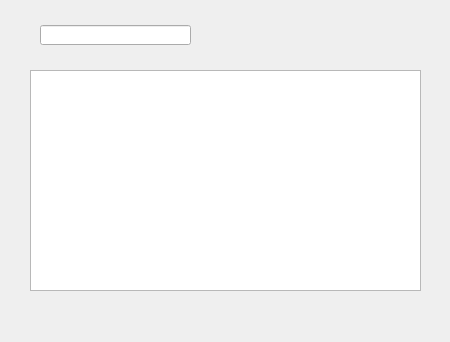
<?xml version="1.0" encoding="UTF-8"?>
<ui version="4.0">
 <class>dicwinClass</class>
 <widget class="QMainWindow" name="dicwinClass">
  <property name="geometry">
   <rect>
    <x>0</x>
    <y>0</y>
    <width>450</width>
    <height>342</height>
   </rect>
  </property>
  <property name="font">
   <font>
    <family>Courier</family>
   </font>
  </property>
  <property name="windowTitle">
   <string>dicwin</string>
  </property>
  <widget class="QWidget" name="centralWidget">
   <widget class="QLineEdit" name="lineEdit">
    <property name="geometry">
     <rect>
      <x>40</x>
      <y>25</y>
      <width>151</width>
      <height>20</height>
     </rect>
    </property>
    <property name="font">
     <font>
      <pointsize>10</pointsize>
      <weight>75</weight>
      <bold>true</bold>
     </font>
    </property>
    <property name="mouseTracking">
     <bool>true</bool>
    </property>
    <property name="focusPolicy">
     <enum>Qt::WheelFocus</enum>
    </property>
    <property name="styleSheet">
     <string notr="true">color: rgb(255, 252, 213);</string>
    </property>
    <property name="text">
     <string/>
    </property>
    <property name="alignment">
     <set>Qt::AlignRight|Qt::AlignTrailing|Qt::AlignVCenter</set>
    </property>
   </widget>
   <widget class="QTextEdit" name="textEdit">
    <property name="geometry">
     <rect>
      <x>30</x>
      <y>70</y>
      <width>391</width>
      <height>221</height>
     </rect>
    </property>
    <property name="font">
     <font>
      <pointsize>10</pointsize>
     </font>
    </property>
    <property name="focusPolicy">
     <enum>Qt::NoFocus</enum>
    </property>
    <property name="verticalScrollBarPolicy">
     <enum>Qt::ScrollBarAlwaysOff</enum>
    </property>
    <property name="horizontalScrollBarPolicy">
     <enum>Qt::ScrollBarAlwaysOff</enum>
    </property>
    <property name="html">
     <string>&lt;!DOCTYPE HTML PUBLIC &quot;-//W3C//DTD HTML 4.0//EN&quot; &quot;http://www.w3.org/TR/REC-html40/strict.dtd&quot;&gt;
&lt;html&gt;&lt;head&gt;&lt;meta name=&quot;qrichtext&quot; content=&quot;1&quot; /&gt;&lt;style type=&quot;text/css&quot;&gt;
p, li { white-space: pre-wrap; }
&lt;/style&gt;&lt;/head&gt;&lt;body style=&quot; font-family:'宋体'; font-size:10pt; font-weight:400; font-style:normal;&quot;&gt;
&lt;p style=&quot;-qt-paragraph-type:empty; margin-top:0px; margin-bottom:0px; margin-left:0px; margin-right:0px; -qt-block-indent:0; text-indent:0px; font-size:9pt; font-style:italic;&quot;&gt;&lt;/p&gt;&lt;/body&gt;&lt;/html&gt;</string>
    </property>
   </widget>
   <widget class="QLabel" name="label">
    <property name="geometry">
     <rect>
      <x>60</x>
      <y>110</y>
      <width>311</width>
      <height>111</height>
     </rect>
    </property>
    <property name="styleSheet">
     <string notr="true">background-color:argb(255, 0, 0, 0);
border-color: argb(255, 0, 0, 0);
color: rgb(0, 255, 0);</string>
    </property>
    <property name="text">
     <string/>
    </property>
   </widget>
   <zorder>textEdit</zorder>
   <zorder>label</zorder>
   <zorder>lineEdit</zorder>
  </widget>
 </widget>
 <layoutdefault spacing="6" margin="11"/>
 <resources>
  <include location="dicwin.qrc"/>
 </resources>
 <connections/>
</ui>
